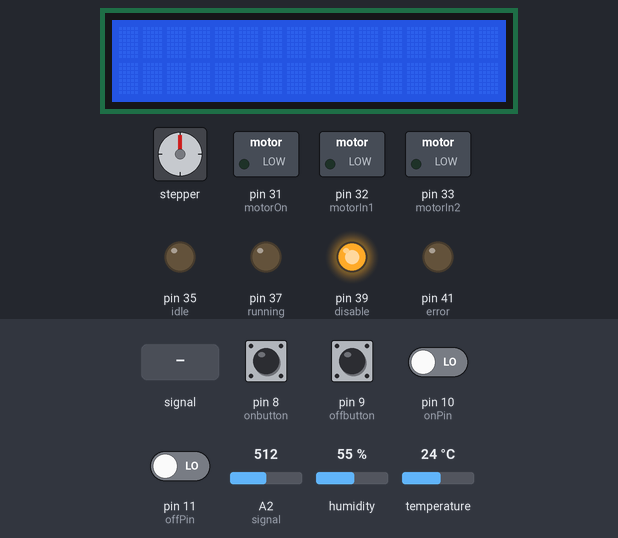
This sketch was run on a simulated Arduino Mega 2560, built with avr-gcc and run on an emulated ATmega2560. On the bench: 16×2 character LCD, stepper motor, switched loads named in the sketch (green lamp = pin HIGH), output pins drawn as LEDs (lit = HIGH). The inputs (shaded band) are chosen by the test bench; at power-on: pin 8 (onbutton), pin 9 (offbutton) HIGH, pin 10 (onPin), pin 11 (offPin) LOW, A2 (signal) = 512, temperature 24 °C, humidity 55 %. The local clock reads 2024-03-15 10:24:30 at power-on unless the sketch sets it; stepper angles assume 150 steps per turn; pins used as bus, display or sensor lines are not drawn; what the sketch prints to the serial monitor is not drawn.

Above: at 1.2 s.
1.3 s: pin 10 (onPin) driven HIGH
At 2.5 s:
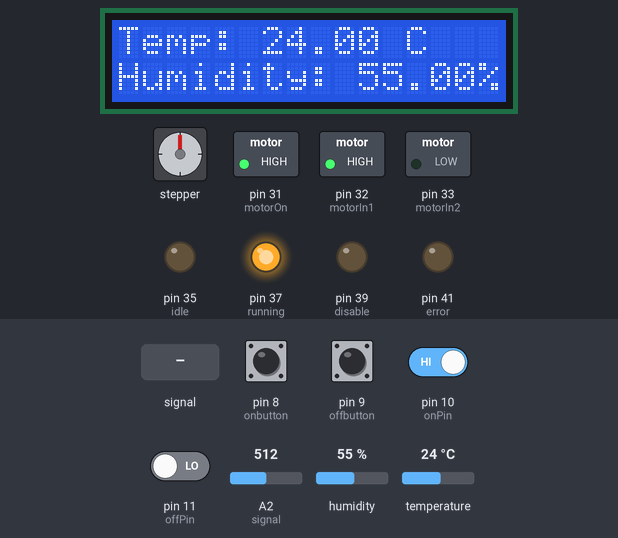
4.3 s: A2 (signal) fed a 200 Hz sine of ±460 counts around its level
At 5.2 s:
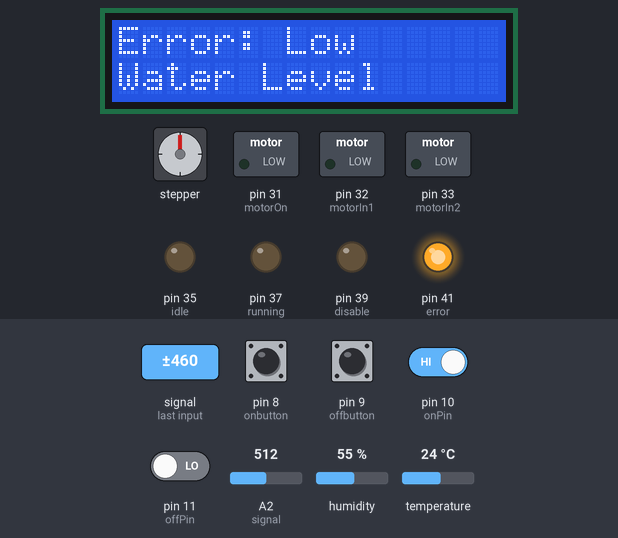
6.0 s: A2 (signal) set to 716
At 7.5 s:
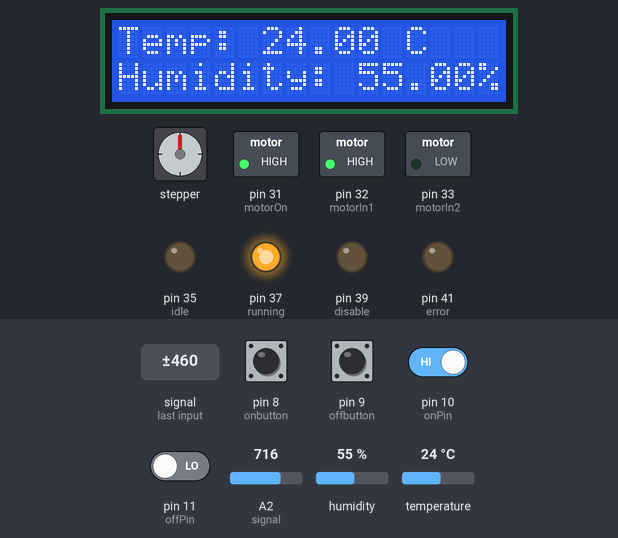
9.0 s: temperature set to 12 °C
At 11.5 s:
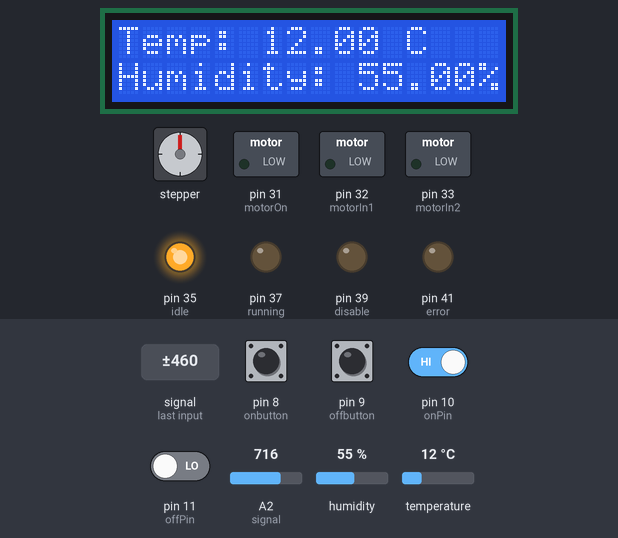
12.0 s: pin 8 (onbutton) pulled LOW for 0.15 s
At 12.17 s:
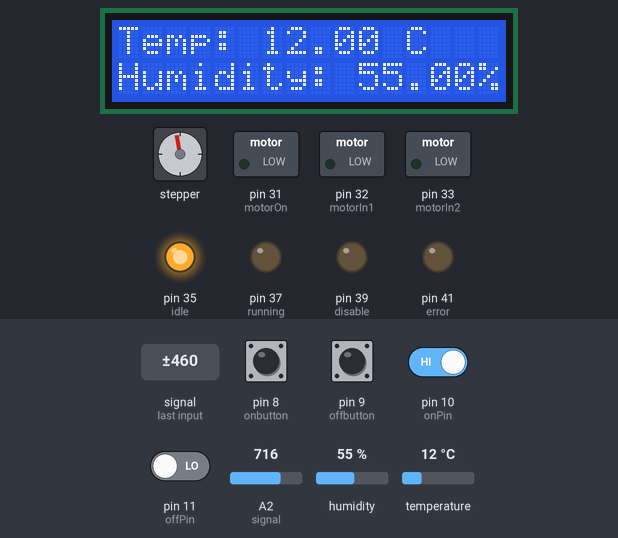
14.7 s: pin 9 (offbutton) pulled LOW for 0.15 s
At 14.89 s:
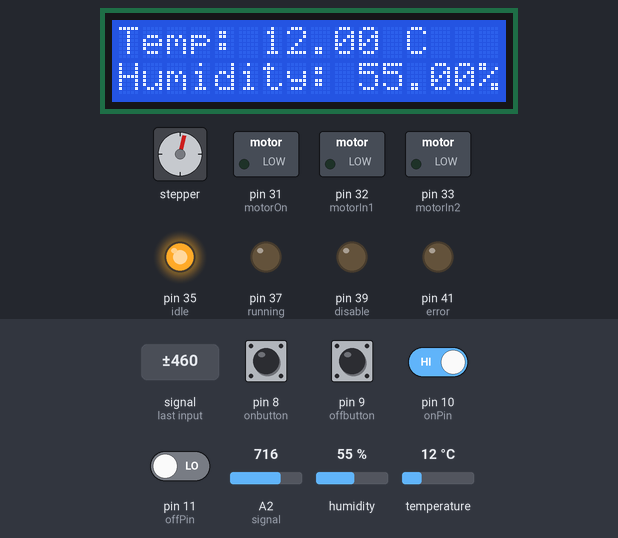
Timing chart, 0 to 17.7 s (numbered marks = the images above; inputs shaded):
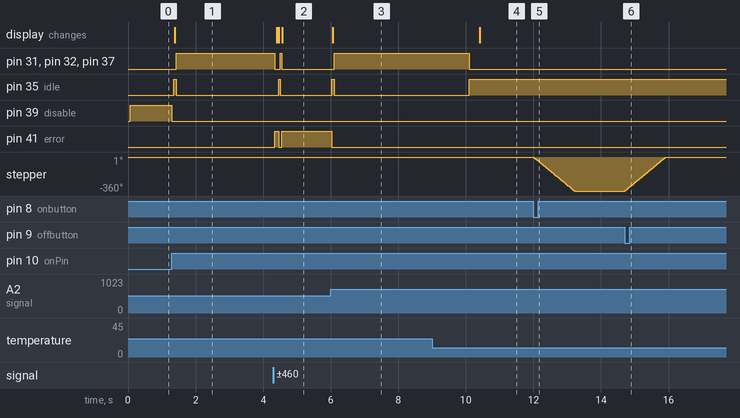

Measured:
- after the input at 1.3 s, pin 31 (motorOn), pin 32 (motorIn1), pin 37 (running): LOW → HIGH after 0.13 s; pin 35 (idle): LOW → HIGH after 0.06 s, → LOW 0.08 s later; pin 39 (disable): HIGH → LOW at once; the display: changes after 0.09 s (image 1)
- after the input at 4.3 s, pin 31 (motorOn), pin 32 (motorIn1), pin 37 (running): HIGH → LOW at once, → HIGH 0.17 s later, → LOW 0.04 s later; pin 35 (idle): LOW → HIGH after 0.16 s, → LOW 0.05 s later; pin 41 (error): LOW → HIGH at once, → LOW 0.11 s later, → HIGH 0.10 s later; the display: changes after 0.10 s (image 2)
- after the input at 6.0 s, pin 31 (motorOn), pin 32 (motorIn1), pin 37 (running): LOW → HIGH after 0.11 s; pin 35 (idle): LOW → HIGH at once, → LOW 0.08 s later; pin 41 (error): HIGH → LOW at once; the display: changes after 0.06 s (image 3)
- after the input at 9.0 s, pin 31 (motorOn), pin 32 (motorIn1), pin 37 (running): HIGH → LOW after 1.1 s; pin 35 (idle): LOW → HIGH after 1.1 s; the display: changes after 1.4 s (image 4)
- after the input at 12.0 s, stepper: turns 360° counter-clockwise in 1.2 s, starting at once
- after the input at 14.7 s, stepper: turns 360° clockwise in 1.2 s, starting at once

The sketch:

finalProjV1.ino
```cpp
//Author: Rhea Janofsky-Clark
//NSHE: 8001589797
//Assignment: CPE301 Final Project

#include <LiquidCrystal.h>
#include <Stepper.h>
#include <RTClib.h>
#include <DHT.h>

RTC_DS1307 rtc;

#define DHT11_PIN 50
#define DHTTYPE DHT11

DHT dht(DHT11_PIN, DHTTYPE);

#define RDA 0x80
#define TBE 0x20
#define INT1S 16000000/1024

const int steps = 150;
Stepper stepMotor = Stepper(steps, 17, 18, 20, 21);
LiquidCrystal lcd(2, 3, 4, 5, 6, 7);

const int signal = A2;

const int onbutton = 8;
const int offbutton = 9;
const int onPin = 10;
const int offPin = 11;
const int power = 12;
const int motorOn = 31;
const int motorIn1= 32;
const int motorIn2 = 33;
const int idle = 35;
const int running = 37;
const int disable = 39;
const int error = 41;
const int waterMinimum = 130;
bool waterLow = false;
bool prevWater = true;

// these variables are to stop the idle/error messages and leds from blinking on and off
bool error1 = false;
bool idle1 = false;

bool systemEnabled = false;
bool prevSys = false;

unsigned long lastPrint = 0;

unsigned long currentTime = 0;

void displayTime() {
  DateTime CT = rtc.now();
  U0putchar('C');U0putchar('u');U0putchar('r');U0putchar('r');U0putchar('e');U0putchar('n');U0putchar('t');
  U0putchar(' ');
  U0putchar('D');U0putchar('a');U0putchar('t');U0putchar('e');U0putchar('/');U0putchar('T');U0putchar('i');U0putchar('m');U0putchar('e');
  U0putchar(' ');

  int dayNum[2];
  int day = CT.day();
  dayNum[0] = day/10;
  dayNum[1] = day%10;
  for (int i=0; i<2; i++){
    U0putchar(dayNum[i]);
  }

  int monthNum[2];
  int month = CT.month();
  monthNum[0] = month/10;
  monthNum[1] = month%10;
  for (int i=0; i<2; i++){
    U0putchar(monthNum[i]);
  }

  int yearNum[4];
  int year = CT.year();
  yearNum[0] = year/1000;
  yearNum[1] = 10%(year/100);
  yearNum[2] = 10%(year/10);
  yearNum[3] = year%1000;
  for (int i=0; i<4; i++){
    U0putchar(yearNum[i]);
  }

  int hourNum[2];
  int hour = CT.hour();
  hourNum[0] = hour/10;
  hourNum[1] = hour%10;
  for (int i=0; i<2; i++){
    U0putchar(hourNum[i]);
  }

  int minNum[2];
  int min = CT.minute();
  minNum[0] = min/10;
  minNum[1] = min%10;
  for (int i=0; i<2; i++){
    U0putchar(minNum[i]);
  }

  int secNum[2];
  int sec = CT.second();
  secNum[0] = sec/10;
  secNum[1] = sec%10;
  for (int i=0; i<2; i++){
    U0putchar(secNum[i]);
  }
}

volatile unsigned char *myUCSR0A = (unsigned char *)0x00C0;
volatile unsigned char *myUCSR0B = (unsigned char *)0x00C1;
volatile unsigned char *myUCSR0C = (unsigned char *)0x00C2;
volatile unsigned int  *myUBRR0  = (unsigned int *) 0x00C4;
volatile unsigned char *myUDR0   = (unsigned char *)0x00C6;

volatile unsigned char* my_ADMUX = (unsigned char*) 0x7C;
volatile unsigned char* my_ADCSRB = (unsigned char*) 0x7B;
volatile unsigned char* my_ADCSRA = (unsigned char*) 0x7A;
volatile unsigned int* my_ADC_DATA = (unsigned int*) 0x78;

volatile unsigned char *myTCCR1B  = 0x81;
volatile unsigned int  *myTCNT1   = 0x84;
volatile unsigned long currentTicks = 0; // Global variable to track timer ticks
volatile unsigned int* portB = 0x25;

void adc_init()
{
  // setup the A register
  *my_ADCSRA |= 0b10000000; // set bit   7 to 1 to enable the ADC
  *my_ADCSRA &= 0b11011111; // clear bit 6 to 0 to disable the ADC trigger mode
  *my_ADCSRA &= 0b11110111; // clear bit 5 to 0 to disable the ADC interrupt
  *my_ADCSRA &= 0b11111000; // clear bit 0-2 to 0 to set prescaler selection to slow reading
  // setup the B register
  *my_ADCSRB &= 0b11110111; // clear bit 3 to 0 to reset the channel and gain bits
  *my_ADCSRB &= 0b11111000; // clear bit 2-0 to 0 to set free running mode
  // setup the MUX Register
  *my_ADMUX  &= 0b01111111; // clear bit 7 to 0 for AVCC analog reference
  *my_ADMUX  |= 0b01000000; // set bit   6 to 1 for AVCC analog reference
  *my_ADMUX  &= 0b11011111; // clear bit 5 to 0 for right adjust result
  *my_ADMUX  &= 0b11100000; // clear bit 4-0 to 0 to reset the channel and gain bits
}
unsigned int adc_read(unsigned char adc_channel_num)
{
  // clear the channel selection bits (MUX 4:0)
  *my_ADMUX  &= 0b11100000;
  // clear the channel selection bits (MUX 5)
  *my_ADCSRB &= 0b11110111;
  // set the channel number
  if(adc_channel_num > 7)
  {
    // set the channel selection bits, but remove the most significant bit (bit 3)
    adc_channel_num -= 8;
    // set MUX bit 5
    *my_ADCSRB |= 0b00001000;
  }
  // set the channel selection bits
  *my_ADMUX  += adc_channel_num;
  // set bit 6 of ADCSRA to 1 to start a conversion
  *my_ADCSRA |= 0x40;
  // wait for the conversion to complete
  while((*my_ADCSRA & 0x40) != 0);
  // return the result in the ADC data register
  return *my_ADC_DATA;
}

void U0init(int U0baud)
{
 unsigned long FCPU = 16000000;
 unsigned int tbaud;
 tbaud = (FCPU / 16 / U0baud - 1);
 // Same as (FCPU / (16 * U0baud)) - 1;
 *myUCSR0A = 0x20;
 *myUCSR0B = 0x18;
 *myUCSR0C = 0x06;
 *myUBRR0  = tbaud;
}
unsigned char U0kbhit()
{
  return *myUCSR0A & RDA;
}
unsigned char U0getchar()
{
  return *myUDR0;
}
void U0putchar(unsigned char U0pdata)
{
  while((*myUCSR0A & TBE)==0);
  *myUDR0 = U0pdata;
}

ISR(myInterrupt)
{
  *myTCCR1B &= ~0x07;  // Disable the timer (clear CS12, CS11, CS10)
  *myTCNT1 = (unsigned int)(65535 - (unsigned long)(currentTicks));  // Set counter value
  *myTCCR1B |= 0x03;  // Enable the timer with a prescaler of 64 (CS11 and CS10)

  if (currentTicks != 65535)
  {
    *portB ^= 0x40;  // Toggle pin connected to PB6
  }
}

void printTH(){
  U0putchar('T');U0putchar('e');U0putchar('m');U0putchar('p');U0putchar('e');U0putchar('r');U0putchar('a');U0putchar('t');U0putchar('u');U0putchar('r');U0putchar('e');U0putchar(':');
  U0putchar(' ');
  char temp[6];
  char hum[6];
  sprintf(temp, "%dC\n", dht.readTemperature());
  sprintf(hum, "%d%%\n", dht.readHumidity());
  int tempLen = strlen(temp);
  for (int i = 0; i < tempLen; i++) {
    U0putchar(temp[i]);
  }
  U0putchar('H');U0putchar('u');U0putchar('m');U0putchar('i');U0putchar('d');U0putchar('i');U0putchar('t');U0putchar('y');U0putchar(':');
  U0putchar(' ');
  int humLen = strlen(hum);
  for (int i = 0; i < humLen; i++) {
    U0putchar(hum[i]);
  }
}


void setup() {
  rtc.begin();
  lcd.begin(16, 2);
  lcd.clear();
  U0init(9600);
  pinMode(motorOn, OUTPUT);
  pinMode(motorIn1, OUTPUT);
  pinMode(motorIn2, OUTPUT);
  pinMode(error, OUTPUT);
  pinMode(idle, OUTPUT);
  pinMode(running, OUTPUT);
  pinMode(disable, OUTPUT);
  pinMode(onPin, INPUT);
  pinMode(offPin, INPUT);
  attachInterrupt(digitalPinToInterrupt(onPin), myInterrupt, RISING);
  pinMode(onbutton, INPUT_PULLUP);
  pinMode(offbutton, INPUT_PULLUP);
  pinMode(power, OUTPUT);
  digitalWrite(power, LOW);
}

void loop() {
  int onState = digitalRead(onPin);
  int offState = digitalRead(offPin);
  if (onState == HIGH){
    systemEnabled = HIGH;
    prevSys = LOW;
  } else if (offState == HIGH){
    systemEnabled = LOW;
    prevSys = HIGH;
  } else {
    systemEnabled = LOW;
    prevSys = LOW;
  }
  if (systemEnabled){
    digitalWrite(disable, LOW);
    int onChk = digitalRead(onbutton);
    int offChk = digitalRead(offbutton);
    digitalWrite(power, HIGH);
    int sensVal = analogRead(signal);
    digitalWrite(power, LOW);
    if (sensVal < waterMinimum) {
      waterLow = true;
    } else {
      waterLow = false;
    }

    if (waterLow){
      currentTime = millis();
      if (currentTime - lastPrint >= 60000) {
        printTH();
        displayTime();
        lastPrint = currentTime;
      }
      prevWater = waterLow;
      digitalWrite(idle, LOW);
      digitalWrite(error, HIGH);
      if (!error1){
        const char waterLowMess [] = "Water Level is low.";
        for (int i = 0; waterLowMess[i] != '\0'; i++) {
          U0putchar(waterLowMess[i]);
        }
        U0putchar('\n');
        displayTime();
        error1 = true;
      }
      lcd.clear();
      lcd.setCursor(0, 0);
      lcd.print("Error: Low");
      lcd.setCursor(0, 1);
      lcd.print("Water Level");
      idle1 = false;
    } else if (waterLow != prevWater) {
      if (waterLow) {
        const char waterLowMess [] = "Water Level is low";
        for (int i = 0; waterLowMess[i] != '\0'; i++) {
          U0putchar(waterLowMess[i]);
        }
        U0putchar('\n');
        displayTime();
      } else {
        const char waterNormMess [] = "Water Level is normal";
        for (int i = 0; waterNormMess[i] != '\0'; i++) {
          U0putchar(waterNormMess[i]);
        }
        U0putchar('\n');
        displayTime();
      }
      prevWater = waterLow;
    } else {
      digitalWrite(error, LOW);
      currentTime = millis();
      if (currentTime - lastPrint >= 60000) {
        printTH();
        displayTime();
        lastPrint = currentTime;
      }
      digitalWrite(idle, HIGH);
      int onChk = digitalRead(onbutton);
      int offChk = digitalRead(offbutton);
      if (onChk == LOW && offChk == HIGH) {
        stepMotor.setSpeed(50);
        stepMotor.step(-steps);
        const char ventMess1 [] = "Rotated vent counterclockwise.";
        for (int i = 0; ventMess1[i] != '\0'; i++) {
          U0putchar(ventMess1[i]);
        }
        U0putchar('\n');
        displayTime();
      } else if (onChk == HIGH && offChk == LOW) {
        stepMotor.setSpeed(50);
        stepMotor.step(steps);
        const char ventMess2 [] = "Rotated vent clockwise.";
        for (int i = 0; ventMess2[i] != '\0'; i++) {
          U0putchar(ventMess2[i]);
        }
        U0putchar('\n');
        displayTime();
      }
      int runBefore = 0;
      lcd.clear();
      lcd.setCursor(0, 0);
      lcd.print("Temp: ");
      lcd.print(dht.readTemperature());
      lcd.print(" C");
      lcd.setCursor(0, 1);
      lcd.print("Humidity: ");
      lcd.print(dht.readHumidity());
      lcd.print("%");
      while(!waterLow && (dht.readTemperature() >= 20 || dht.readHumidity() >= 60)){
        currentTime = millis();
        if (currentTime - lastPrint >= 60000){
          printTH();
          displayTime();
          lastPrint = currentTime;
        }
        idle1 = false;
        if (!runBefore){
          const char coolMess [] = "Cooling started";
          for (int i = 0; coolMess[i] != '\0'; i++) {
            U0putchar(coolMess[i]);
          }
          U0putchar('\n');
          displayTime();
          runBefore = true;
        }

        digitalWrite(running, HIGH);
        digitalWrite(idle, LOW);
        digitalWrite(motorIn1, HIGH);
        digitalWrite(motorIn2, LOW);
        digitalWrite(motorOn, HIGH);

        lcd.clear();
        lcd.setCursor(0, 0);
        lcd.print("Temp: ");
        lcd.print(dht.readTemperature());
        lcd.print(" C");

        lcd.setCursor(0, 1);
        lcd.print("Humidity: ");
        lcd.print(dht.readHumidity());
        lcd.print("%");

        digitalWrite(power, HIGH);
        int sensVal = analogRead(signal);
        digitalWrite(power, LOW);
        if (sensVal < waterMinimum) {
            waterLow = true;
        } else {
            waterLow = false;
        }
        if (waterLow || (dht.readTemperature() <= 20 && dht.readHumidity() <= 60)) {
          digitalWrite(running, LOW);
          digitalWrite(motorIn1, LOW);
          digitalWrite(motorIn2, LOW);
          digitalWrite(motorOn, LOW);
        }
      }
      runBefore = false;
    }
  }
  else {
    lcd.clear();
    digitalWrite(disable, HIGH);
  }
}
```
